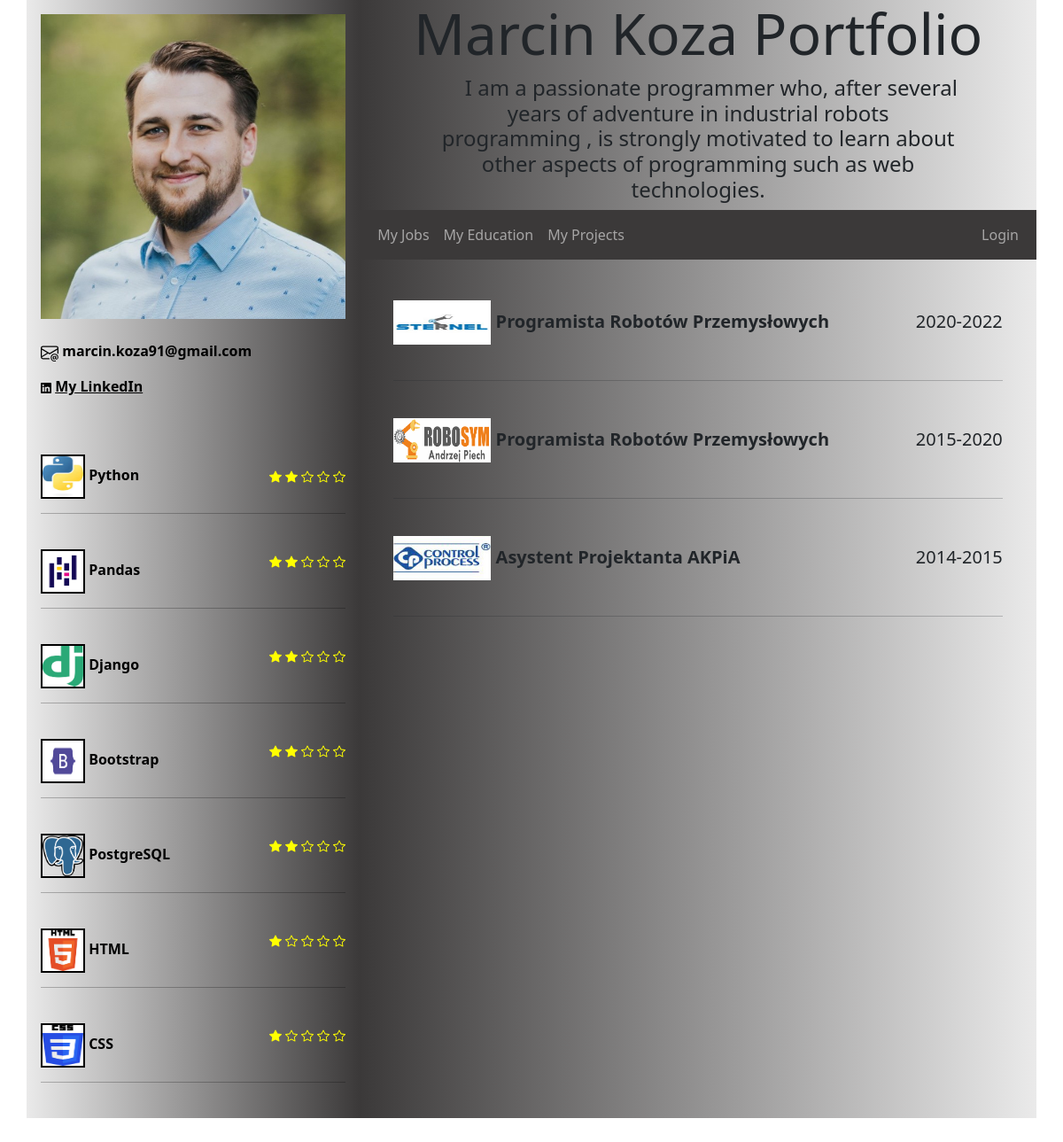
/, run on an earlier commit of the app's database.
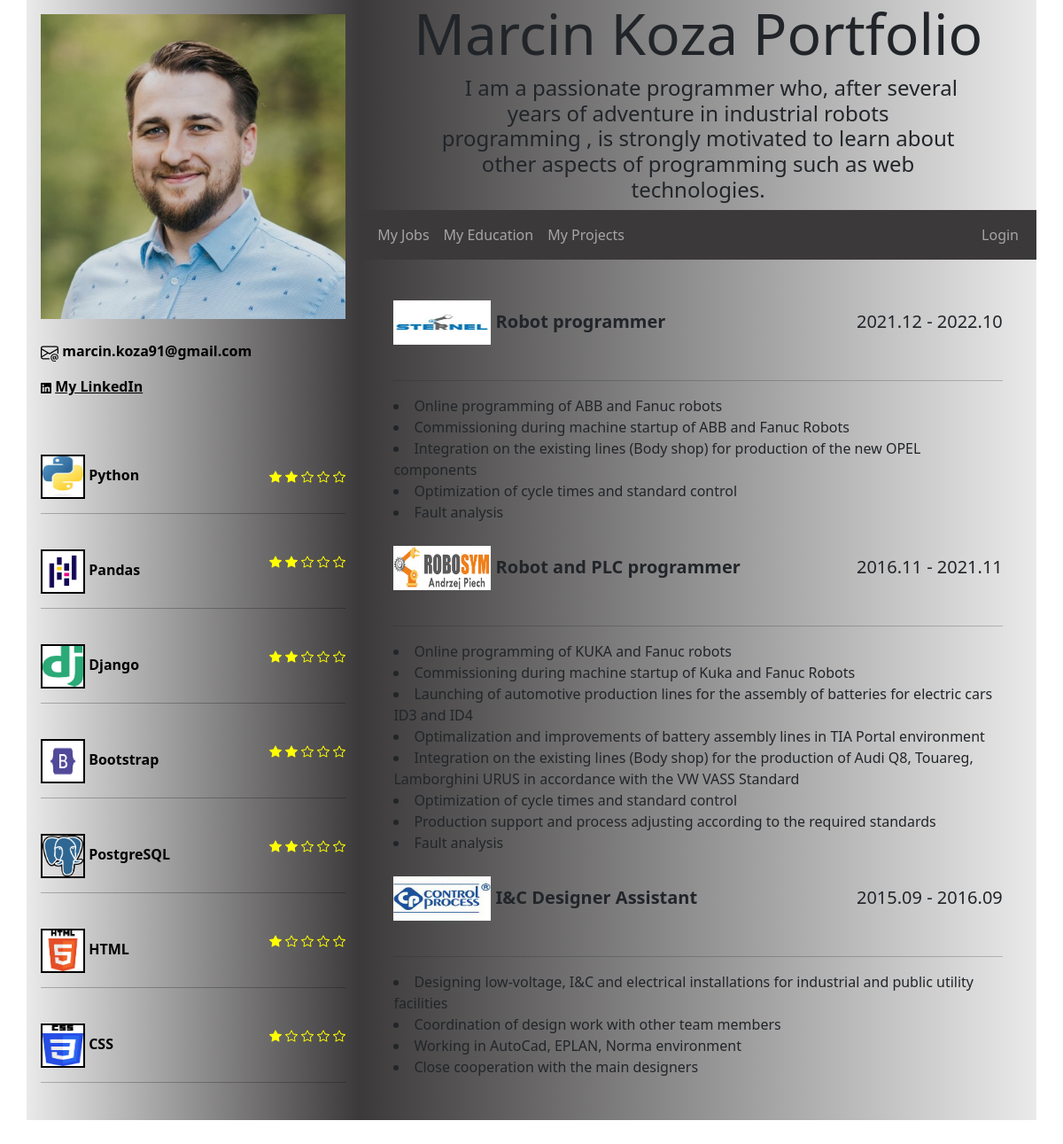
And on a later commit of the database.
### Skills/models.py (models this page shows, shortened)
class MySkill(models.Model):
    name = models.CharField(max_length=64)
    skill_levels = (
        ('1', 'Beginner'),
        ('2', 'Advanced'),
        ('3', 'Competent'),
        ('4', 'Proficient'),
        ('5', 'Expert'),
    )
    level = models.CharField(max_length=1, choices=skill_levels)
    techlogo = models.ImageField(upload_to=settings.MEDIA_ROOT, null=True, blank=True)

### Jobs/models.py (models this page shows, shortened)
class MyJob(models.Model):
    title = models.CharField(max_length=64)
    company = models.CharField(max_length=64)
    period = models.CharField(max_length=64)
    descripiton= models.TextField(default="")
    companysign=models.ImageField(upload_to=settings.MEDIA_ROOT,null=True,blank=True)

class JobDuty(models.Model):
    duty = models.CharField(max_length=150)
    job = models.ForeignKey(MyJob, on_delete=models.CASCADE)
    Importances = (
        (0, 'Very Low'),
        (1, 'Low'),
        (2, 'Normal'),
        (3, 'High'),
        (4, 'Very High'),
    )
    importance = models.IntegerField(default=0, choices=Importances)
    def __str__(self):
        return self.duty
    class Meta:
        ordering = ('-importance',)

### Jobs/views.py (the view)
# urls.py: path('', jobs_response,name="main_job"),
def jobs_response(request):
    all_jobs=MyJob.objects.all()
    job_list=[]
    for job in all_jobs:
        job_duties=job.jobduty_set.all()
        job_list.append({"job":job,"duties":job_duties})
    all_skills = MySkill.objects.all().order_by('-level')
    return render(request,"Jobs.html",{"jobs":job_list,"skills":all_skills,})

### templates/Jobs.html (shortened to what this page needs)
{% extends 'Base.html' %}
{% block content %}
            <div style="margin-left: 5%;margin-right: 5%; margin-top: 20px; min-height:100%">
                {% for item in jobs|dictsortreversed:"job.period" %}
                        <h5 style="line-height: 5em;"><img src="/media/{{ item.job.companysign }}"
                                                           style="height: 50px; width: 110px;">
                            <b>{{ item.job.title }}</b>
                            <span style="float: right;">{{ item.job.period }}</span></h5>
                        <hr>
                    {% for duty in item.duties %}
                        <li>{{ duty }}</li>
                    {% endfor %}
                {% endfor %}
            </div>
    <br><br>
{% endblock %}

### templates/Base.html (shortened to what this page needs)
{% load static %}
<!DOCTYPE html>
<html lang="en">
<head>
    <link href="https://cdn.jsdelivr.net/npm/bootstrap@5.2.3/dist/css/bootstrap.min.css" rel="stylesheet"
>
    <link rel="stylesheet" type="text/css" href=" {% static 'mycss.css' %} ">
</head>
<body>
<div class="container">
    <div class="row">
        <div class="col-sm-4">
            <div class="p-3 mb-2 text-black">
                <img class="center" src="/media/media/1634152009825.jfif" style="max-height: 100%; max-width: 100%;">
                <br></br>
                <div id="textbox">
                    <p>
                        <span>
                            <b style="max-width: 80%;">marcin.koza91@gmail.com</b>
                    </span>
                    </p>
                    <p>
                        <span><b>
                        <a href="https://www.linkedin.com/in/marcin-koza-435429160/"
                           style="color: black">My LinkedIn</a></b></span>
                    </p>
                    <p style="line-height: 3em;">
                        {% for skill in skills %}
                            <br>
                            <img src="/media/{{ skill.techlogo }}"
                                 style="height: 50px; width: 50px; border: 0.2vw solid black; ">
                            <b style="font-size: 1em;" >{{ skill.name }}</b>
                            <span style="float: right;">
                            </span>
                            <hr>
                        {% endfor %}
                    </p>
                </div>
            </div>
        </div>
        <div class="col-sm-8">
        <div class="container-fluid">
            <h1 class="bigtitle">Marcin Koza Portfolio</h1>
            <h5 style="text-indent: 5%; row-gap: 30px; width: 80% ; margin-left: auto; margin-right: auto;text-align: center;font-size: 1.5em;">
                I am a passionate programmer who, after several years of adventure in industrial robots programming
                , is strongly motivated to learn about other aspects of programming such as web technologies.</h5>
        </div>
            <div class="navbarbackground">
                <nav class="navbar navbar-expand-md navbar-dark">
                    <div class="container-fluid">
                        <div class="navbar-collapse collapse w-100 order-1 order-md-0 dual-collapse2">
                            <ul class="navbar-nav me-auto">
                                <li class="nav-item active">
                                    <a class="nav-link" href={% url 'main_job' %}>My Jobs</a>
                                </li>
                                <li class="nav-item">
                                    <a class="nav-link" href={% url 'main_edcuation' %}>My Education</a>
                                </li>
                                <li class="nav-item">
                                    <a class="nav-link" href="#">My Projects</a>
                                </li>
                            </ul>
                        </div>
                        <div class="navbar-collapse collapse w-100 order-3 dual-collapse2">
                            <ul class="navbar-nav ms-auto">
                                {% if user.is_authenticated %}
                                    <li class="nav-item">
                                        <a class="nav-link">Witaj {{ user.username }}</a>
                                    </li>
                                    <li>
                                        <a class="nav-link" href="{% url 'logout' %}">Logout</a>
                                    </li>
                                {% else %}
                                    <li class="nav-item">
                                        <a class="nav-link" href="{% url 'login' %}">Login</a>
                                    </li>
                                {% endif %}
                            </ul>
                        </div>
                    </div>
                </nav>
            </div>
        <div class="scrool">
            {% block content %}
            {% endblock %}
        </div>
        </div>
    </div>
</div>
</body>
</html>

### my_static/mycss.css (style rules this page uses)
.col-sm-4 { background-image: linear-gradient(to left, rgba(59, 57, 57, 1), rgba(94, 93, 93, 0.13)); width: 33%; min-height:1000px; padding-left: 0; padding-right: 0; margin-left: auto; margin-right: auto; bl }
.col-sm-8 { background-image: linear-gradient(to right, rgba(59, 57, 57, 1), rgba(94, 93, 93, 0.13)); padding-left: 0; padding-right: 0; min-height:1000px; width: 67%; }
.center { margin-left: auto; margin-right: auto; width: 119%; }
.bigtitle { font-size: 4em; text-align: center; height: 40%; position: relative; top: 40%; width: 100%; }
.navbarbackground { background-color: rgb(59, 57, 57); }
body { position: absolute; left: auto; right: auto; min-height:100%; width:100%; height: 65%; }
.scrool { position: relative ; height: 100%; }
html { min-height:80%; max-height:90%; position:relative; }
#textbox { font-size:1em; width: 100%; }

What changed in the data, as far as the page shows it:
changed MyJob: job "Programista Robotów Przemysłowych" → "Robot programmer"; job.period "2020-2022" → "2021.12 - 2022.10"
added JobDuty: duty "Online programming of ABB and Fanuc robots", shown under MyJob "Robot programmer"
added JobDuty: duty "Commissioning during machine startup of ABB and Fanuc Robots", shown under MyJob "Robot programmer"
added JobDuty: duty "Integration on the existing lines (Body shop) for production of the new OPEL components", shown under MyJob "Robot programmer"
added JobDuty: duty "Optimization of cycle times and standard control", shown under MyJob "Robot programmer"
added JobDuty: duty "Fault analysis", shown under MyJob "Robot programmer"
changed MyJob: job "Programista Robotów Przemysłowych" → "Robot and PLC programmer"; job.period "2015-2020" → "2016.11 - 2021.11"
added JobDuty: duty "Online programming of KUKA and Fanuc robots", shown under MyJob "Robot and PLC programmer"
added JobDuty: duty "Commissioning during machine startup of Kuka and Fanuc Robots", shown under MyJob "Robot and PLC programmer"
added JobDuty: duty "Launching of automotive production lines for the assembly of batteries for electric cars ID3 and ID4", shown under MyJob "Robot and PLC programmer"
added JobDuty: duty "Optimalization and improvements of battery assembly lines in TIA Portal environment", shown under MyJob "Robot and PLC programmer"
added JobDuty: duty "Integration on the existing lines (Body shop) for the production of Audi Q8, Touareg, Lamborghini URUS in accordance with the VW VASS Standard", shown under MyJob "Robot and PLC programmer"
added JobDuty: duty "Optimization of cycle times and standard control", shown under MyJob "Robot and PLC programmer"
added JobDuty: duty "Production support and process adjusting according to the required standards", shown under MyJob "Robot and PLC programmer"
added JobDuty: duty "Fault analysis", shown under MyJob "Robot and PLC programmer"
changed MyJob: job "Asystent Projektanta AKPiA" → "I&C Designer Assistant"; job.period "2014-2015" → "2015.09 - 2016.09"
added JobDuty: duty "Designing low-voltage, I&C and electrical installations for industrial and public utility facilities", shown under MyJob "I&C Designer Assistant"
added JobDuty: duty "Coordination of design work with other team members", shown under MyJob "I&C Designer Assistant"
added JobDuty: duty "Working in AutoCad, EPLAN, Norma environment", shown under MyJob "I&C Designer Assistant"
added JobDuty: duty "Close cooperation with the main designers", shown under MyJob "I&C Designer Assistant"
